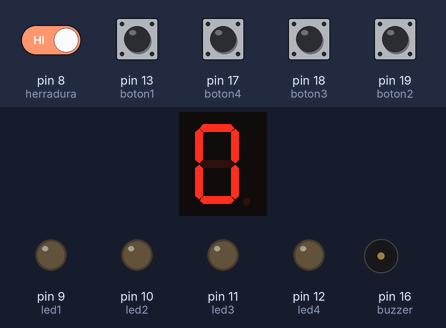
Simulated run of this sketch. Board: Arduino Uno, built with avr-gcc and run on an emulated ATmega328P. Shown: 1-digit seven-segment display, output pins drawn as LEDs (lit = HIGH), buzzer (waves = sounding, pin HIGH). Wiring (inferred from the names in the program): 1-digit 7-segment display, segments lit when HIGH: segments pin 1, pin 2, pin 3, pin 4, pin 5, pin 6, pin 7. The inputs (shaded band) are chosen by the test bench; at power-on: pin 8 (herradura), pin 13 (boton1), pin 17 (boton4), pin 18 (boton3), pin 19 (boton2) HIGH. The segment pins are drawn as the display they are named for; pins used as bus, display or sensor lines are not drawn.

Above: at 1.2 s.
1.3 s: pin 8 (herradura) driven LOW
At 1.95 s:
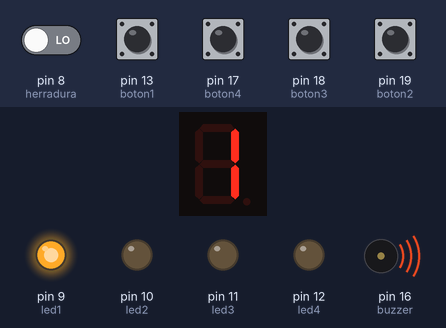
3.5 s: pin 18 (boton3) pulled LOW for 1 s
At 4.9 s:
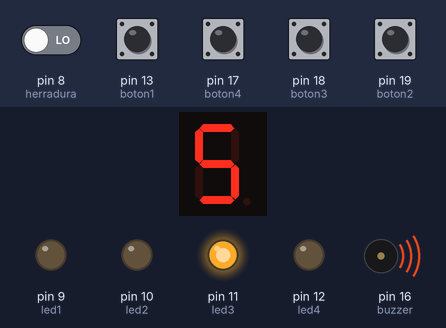
5.1 s: pin 8 (herradura) driven HIGH
At 6.4 s:
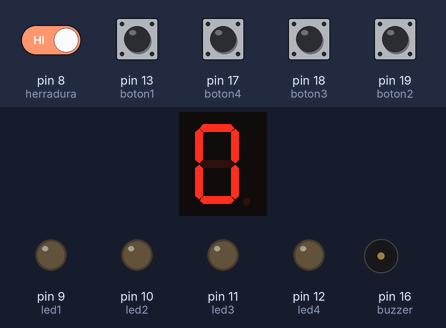
6.8 s: pin 8 (herradura) driven LOW
At 7.9 s:
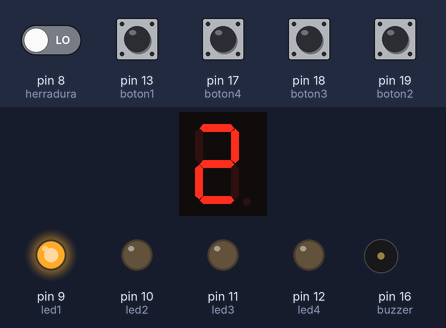
9.8 s: pin 19 (boton2) pulled LOW for 0.15 s
At 11.2 s:
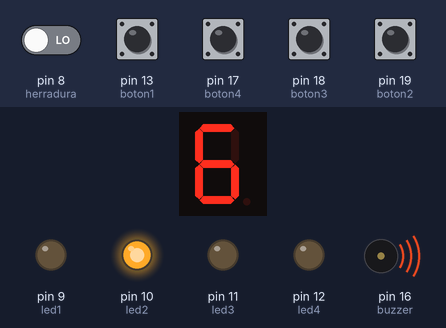
11.9 s: pin 13 (boton1) pulled LOW for 0.15 s
At 15.9 s:
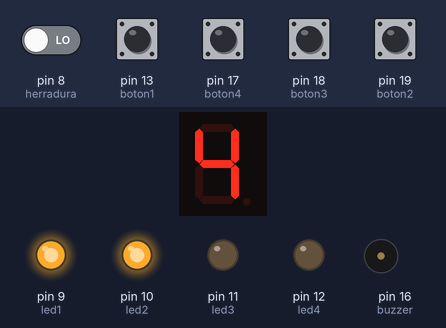
Timing chart, 0 to 19.9 s (numbered marks = the images above; inputs shaded):
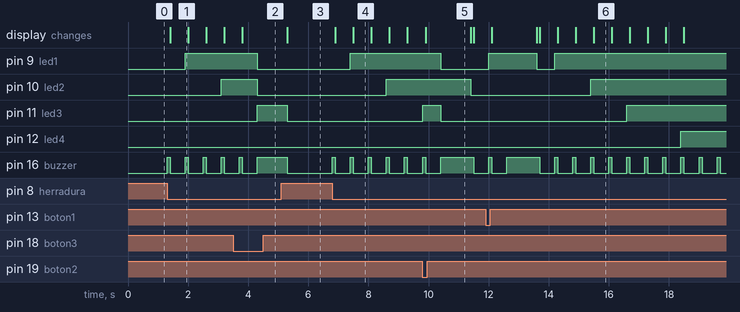

Measured:
- after the input at 1.3 s, pin 9 (led1): LOW → HIGH after 0.60 s; pin 10 (led2): LOW → HIGH after 1.8 s; pin 16 (buzzer): alternates HIGH for 0.10 s and LOW for 0.50 s, starting at once; the display: changes after 0.10 s (image 1)
- after the input at 3.5 s, pin 9 (led1), pin 10 (led2): HIGH → LOW after 0.80 s; pin 16 (buzzer): goes on until 4.3 s, then stays HIGH
- after the input at 5.1 s, pin 9 (led1): stays LOW (without the input it goes to HIGH after 0.80 s)
- after the input at 6.8 s, pin 9 (led1): LOW → HIGH after 0.60 s; pin 10 (led2): LOW → HIGH after 1.8 s; pin 16 (buzzer): alternates HIGH for 0.10 s and LOW for 0.50 s, starting at once; the display: first changes after 0.10 s (image 4 shows a later state)
- after the input at 9.8 s, pin 9 (led1): HIGH → LOW after 0.60 s; pin 10 (led2): HIGH → LOW after 1.6 s; pin 12 (led4): stays LOW (without the input it goes to HIGH after 1.8 s)
- after the input at 11.9 s, pin 10 (led2): LOW → HIGH after 3.5 s instead of 1.3 s; pin 11 (led3): LOW → HIGH after 4.7 s instead of 2.5 s; pin 12 (led4): LOW → HIGH after 6.5 s instead of 4.3 s
- what the display in image 1 shows lasts 0.6 s, from 1.4 s to 2.0 s

The sketch:

Proyecto_final_Arduino_Basico.ino
```cpp
/*
  Realizado por: Hernández Juárez Carlos

  Proyecto final de Arduino Básico: Máquina expendedora

  13 de enero de 2019
*/

// Pin del sensor de herradura
int herradura = 8;

// Pines del display de 7 segmentos
int a = 1;
int b = 2;
int c = 3;
int d = 4;
int e = 5;
int f = 6;
int g = 7;

// Pin para el buzzer
int buzzer = 16;

// Pines de los LEDs
int led1 = 9;
int led2 = 10;
int led3 = 11;
int led4 = 12;

// Pines de los botones
int boton1 = 13;
int boton2 = 19;
int boton3 = 18;
int boton4 = 17;

// Contadores
int i;

// Variable que almacenará el número que se desplegará en el display
int numero = 0;

// Variables para el estado de cada botón
int estadoBoton1;
int estadoBoton2;
int estadoBoton3;
int estadoBoton4;

// Función para mostrar en el display el dígito que se indique
void display(int num)
{
  switch(num)
  {
    case 0:
      digitalWrite(a,1);
      digitalWrite(b,1);
      digitalWrite(c,1);
      digitalWrite(d,1);
      digitalWrite(e,1);
      digitalWrite(f,1);
      digitalWrite(g,0);
     break;
    case 1:
      digitalWrite(a,0);
      digitalWrite(b,1);
      digitalWrite(c,1);
      digitalWrite(d,0);
      digitalWrite(e,0);
      digitalWrite(f,0);
      digitalWrite(g,0);
     break;
     case 2:
      digitalWrite(a,1);
      digitalWrite(b,1);
      digitalWrite(c,0);
      digitalWrite(d,1);
      digitalWrite(e,1);
      digitalWrite(f,0);
      digitalWrite(g,1);
     break;
     case 3:
      digitalWrite(a,1);
      digitalWrite(b,1);
      digitalWrite(c,1);
      digitalWrite(d,1);
      digitalWrite(e,0);
      digitalWrite(f,0);
      digitalWrite(g,1);
     break;
     case 4:
      digitalWrite(a,0);
      digitalWrite(b,1);
      digitalWrite(c,1);
      digitalWrite(d,0);
      digitalWrite(e,0);
      digitalWrite(f,1);
      digitalWrite(g,1);
     break;
     case 5:
      digitalWrite(a,1);
      digitalWrite(b,0);
      digitalWrite(c,1);
      digitalWrite(d,1);
      digitalWrite(e,0);
      digitalWrite(f,1);
      digitalWrite(g,1);
     break;
     case 6:
      digitalWrite(a,1);
      digitalWrite(b,0);
      digitalWrite(c,1);
      digitalWrite(d,1);
      digitalWrite(e,1);
      digitalWrite(f,1);
      digitalWrite(g,1);
     break;
     case 7:
      digitalWrite(a,1);
      digitalWrite(b,1);
      digitalWrite(c,1);
      digitalWrite(d,0);
      digitalWrite(e,0);
      digitalWrite(f,0);
      digitalWrite(g,0);
     break;
     case 8:
      digitalWrite(a,1);
      digitalWrite(b,1);
      digitalWrite(c,1);
      digitalWrite(d,1);
      digitalWrite(e,1);
      digitalWrite(f,1);
      digitalWrite(g,1);
     break;
     case 9:
      digitalWrite(a,1);
      digitalWrite(b,1);
      digitalWrite(c,1);
      digitalWrite(d,1);
      digitalWrite(e,0);
      digitalWrite(f,1);
      digitalWrite(g,1);
     break;
  }
}

void moneda(){  // Función para el proceso de insertar una moneda a la máquina
  if(digitalRead(herradura) == LOW)
  {
    numero = numero + 1;  // Aumenta el contador si se ha insertado una moneda
    if(numero > 9)  // Condición para asegurar que el número máximo de monedas que se pueden ingresar es 9
    {
      numero = 9;
    }
    // Sonido para confirmar que se introdujo la moneda
    digitalWrite(buzzer,HIGH);
    delay(100);
    digitalWrite(buzzer,LOW);
    display(numero);
    delay(500);
  }
}

// Función que verifica, para cada uno de los productos, si el número de monedas introducidas es suficiente para comprarlo
void verificar(){
  // Producto 1 = $1
  if(numero >= 1){
    digitalWrite(led1,HIGH);
  }
  if(estadoBoton1 == 0 && numero < 1){
    digitalWrite(buzzer,HIGH);
    delay(100);
    digitalWrite(buzzer,LOW);
    delay(100);
    digitalWrite(buzzer,HIGH);
    delay(100);
    digitalWrite(buzzer,LOW);
  }
  if(estadoBoton1 == 0 && numero >= 1){
    digitalWrite(led2,LOW);
    digitalWrite(led3,LOW);
    digitalWrite(led4,LOW);
    digitalWrite(buzzer,HIGH);
    delay(1000);
    digitalWrite(buzzer,LOW);
    digitalWrite(led1,LOW);
    numero = 0;
  }

  // Producto 2 = $3
  if(numero >= 3){
    digitalWrite(led2,HIGH);
  }
  if(estadoBoton2 == 0 && numero < 3){
    digitalWrite(buzzer,HIGH);
    delay(100);
    digitalWrite(buzzer,LOW);
    delay(100);
    digitalWrite(buzzer,HIGH);
    delay(100);
    digitalWrite(buzzer,LOW);
  }
  if(estadoBoton2 == 0 && numero >= 3){
    digitalWrite(led1,LOW);
    digitalWrite(led3,LOW);
    digitalWrite(led4,LOW);
    digitalWrite(buzzer,HIGH);
    delay(1000);
    digitalWrite(buzzer,LOW);
    digitalWrite(led2,LOW);
    numero = 0;
  }

  // Producto 3 = $5
  if(numero >= 5){
    digitalWrite(led3,HIGH);
  }
  if(estadoBoton3 == 0 && numero < 5){
    digitalWrite(buzzer,HIGH);
    delay(100);
    digitalWrite(buzzer,LOW);
    delay(100);
    digitalWrite(buzzer,HIGH);
    delay(100);
    digitalWrite(buzzer,LOW);
  }
  if(estadoBoton3 == 0 && numero >= 5){
    digitalWrite(led1,LOW);
    digitalWrite(led2,LOW);
    digitalWrite(led4,LOW);
    digitalWrite(buzzer,HIGH);
    delay(1000);
    digitalWrite(buzzer,LOW);
    digitalWrite(led3,LOW);
    numero = 0;
  }

  // Producto 4 = $8
  if(numero >= 8){
    digitalWrite(led4,HIGH);
  }
  if(estadoBoton4 == 0 && numero < 8){
    digitalWrite(buzzer,HIGH);
    delay(100);
    digitalWrite(buzzer,LOW);
    delay(100);
    digitalWrite(buzzer,HIGH);
    delay(100);
    digitalWrite(buzzer,LOW);
  }
  if(estadoBoton4 == 0 && numero >= 8){
    digitalWrite(led1,LOW);
    digitalWrite(led2,LOW);
    digitalWrite(led3,LOW);
    digitalWrite(buzzer,HIGH);
    delay(1000);
    digitalWrite(buzzer,LOW);
    digitalWrite(led4,LOW);
    numero = 0;
  }
}

void setup() {
  // Declaración de tipo de pines
  pinMode(herradura,INPUT);
  for(i=1;i<8;i++)
  {
    pinMode(i,OUTPUT);
  }
  for(i=9;i<13;i++)
  {
    pinMode(i,OUTPUT);
  }
  pinMode(boton1,INPUT_PULLUP);
  pinMode(boton2,INPUT_PULLUP);
  pinMode(boton3,INPUT_PULLUP);
  pinMode(boton4,INPUT_PULLUP);

  pinMode(buzzer,OUTPUT);

}

void loop() {
  // Se leen y guardan los estados de los botones
  estadoBoton1 = digitalRead(boton1);
  estadoBoton2 = digitalRead(boton2);
  estadoBoton3 = digitalRead(boton3);
  estadoBoton4 = digitalRead(boton4);

  display(numero);  // Se muestra el 0 en el display al iniciar
  moneda();  // Se manda llamar a la función moneda
  verificar();  // SE llama a la función verificar
}
```
